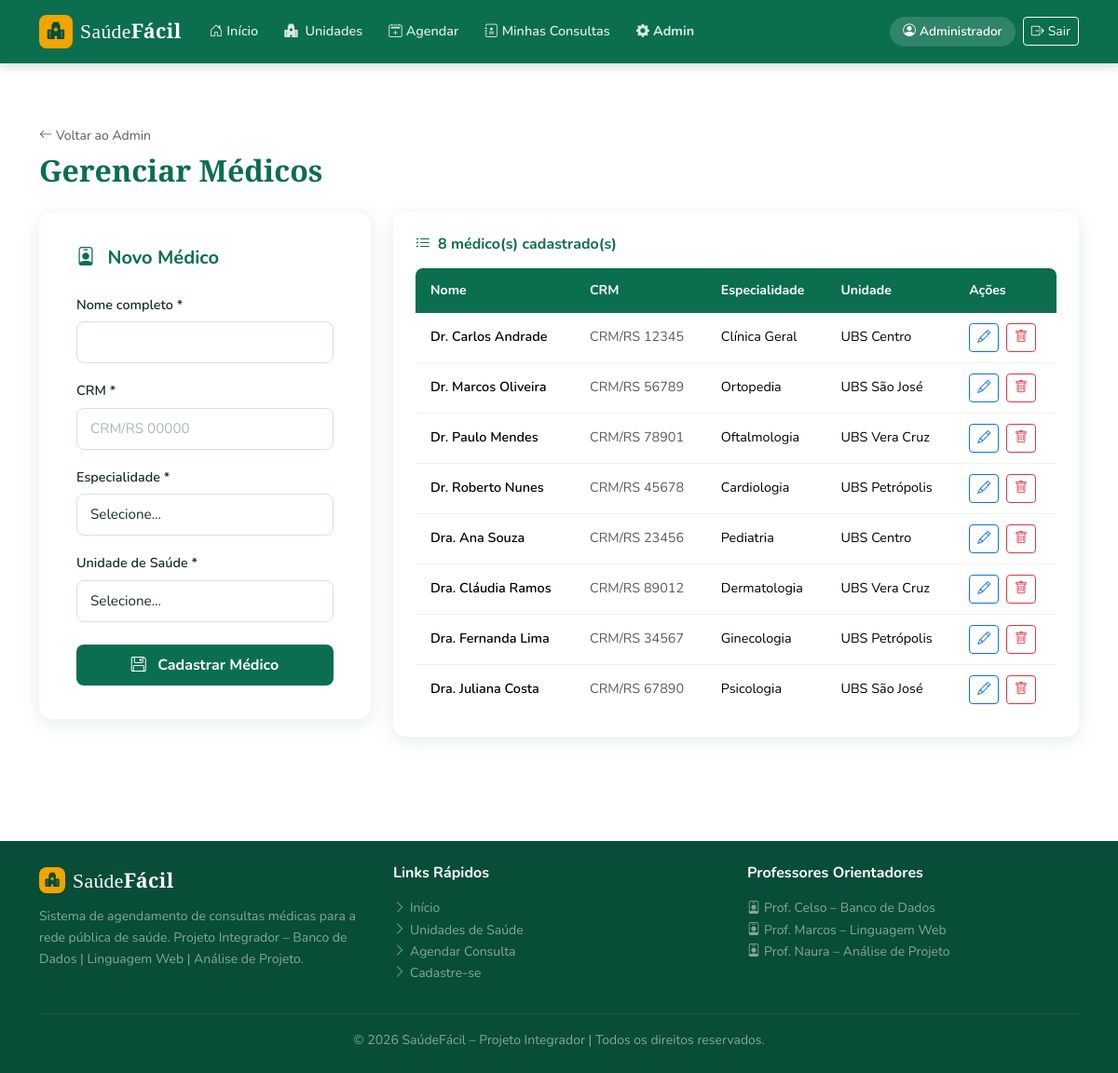
/pages/admin_medicos.php (signed in), run on the app's committed database.
### tables this page shows
CREATE TABLE IF NOT EXISTS medicos (
    id              INT AUTO_INCREMENT PRIMARY KEY,
    nome            VARCHAR(120) NOT NULL,
    crm             VARCHAR(20) NOT NULL UNIQUE,
    especialidade_id INT NOT NULL,
    unidade_id      INT NOT NULL,
    FOREIGN KEY (especialidade_id) REFERENCES especialidades(id),
    FOREIGN KEY (unidade_id) REFERENCES unidades(id)
);

CREATE TABLE IF NOT EXISTS especialidades (
    id          INT AUTO_INCREMENT PRIMARY KEY,
    nome        VARCHAR(100) NOT NULL,
    icone       VARCHAR(50) DEFAULT 'bi-heart-pulse'
);

CREATE TABLE IF NOT EXISTS unidades (
    id          INT AUTO_INCREMENT PRIMARY KEY,
    nome        VARCHAR(120) NOT NULL,
    endereco    VARCHAR(200),
    bairro      VARCHAR(80),
    cidade      VARCHAR(80) DEFAULT 'Passo Fundo',
    telefone    VARCHAR(20),
    ativo       TINYINT(1) DEFAULT 1
);

### pages/admin_medicos.php (the view, shortened to what this page needs)
<?php
$pdo = conectar();
$medicos = $pdo->query(
    "SELECT m.*, e.nome AS especialidade, u.nome AS unidade
     FROM medicos m
     JOIN especialidades e ON e.id = m.especialidade_id
     JOIN unidades u ON u.id = m.unidade_id
     ORDER BY m.nome"
)->fetchAll();
$editando = null;
require '../includes/header.php';
?>
<section class="sf-section">
<div class="container">
    <div class="d-flex align-items-center justify-content-between mb-4 flex-wrap gap-3">
        <div>
            <a href="admin.php" class="text-muted text-decoration-none small">
                <i class="bi bi-arrow-left me-1"></i>Voltar ao Admin
            </a>
            <h2 class="sf-section-title fw-bold mb-0 mt-1">Gerenciar Médicos</h2>
        </div>
    </div>
    <div class="row g-4">
        <div class="col-lg-4">
            <div class="sf-form-card card">
                <h5 class="fw-bold mb-4 text-sf-primary">
                    <i class="bi bi-person-badge me-2"></i>
                    <?= $editando ? 'Editar Médico' : 'Novo Médico' ?>
                </h5>
                <form method="POST" action="admin_medicos.php">
                    <div class="mb-3">
                        <label class="form-label fw-semibold">Nome completo *</label>
                        <input type="text" name="nome" class="form-control" required
                               value="<?= htmlspecialchars($editando['nome'] ?? '') ?>">
                    </div>
                    <div class="mb-3">
                        <label class="form-label fw-semibold">CRM *</label>
                        <input type="text" name="crm" class="form-control" required
                               placeholder="CRM/RS 00000"
                               value="<?= htmlspecialchars($editando['crm'] ?? '') ?>">
                    </div>
                    <div class="mb-3">
                        <label class="form-label fw-semibold">Especialidade *</label>
                        <select name="especialidade_id" class="form-select" required>
                            <option value="">Selecione...</option>
                        </select>
                    </div>
                    <div class="mb-4">
                        <label class="form-label fw-semibold">Unidade de Saúde *</label>
                        <select name="unidade_id" class="form-select" required>
                            <option value="">Selecione...</option>
                        </select>
                    </div>
                    <button type="submit" class="btn btn-sf-primary w-100">
                        <i class="bi bi-floppy me-2"></i>
                        <?= $editando ? 'Salvar Alterações' : 'Cadastrar Médico' ?>
                    </button>
                </form>
            </div>
        </div>
        <div class="col-lg-8">
            <div class="sf-card card p-4">
                <h6 class="fw-bold text-sf-primary mb-3">
                    <i class="bi bi-list-ul me-2"></i><?= count($medicos) ?> médico(s) cadastrado(s)
                </h6>
                <div class="table-responsive">
                    <table class="table sf-table align-middle mb-0">
                        <thead>
                            <tr>
                                <th>Nome</th><th>CRM</th><th>Especialidade</th><th>Unidade</th><th>Ações</th>
                            </tr>
                        </thead>
                        <tbody>
                            <?php foreach ($medicos as $m): ?>
                            <tr>
                                <td class="fw-semibold"><?= htmlspecialchars($m['nome']) ?></td>
                                <td class="small text-muted"><?= htmlspecialchars($m['crm']) ?></td>
                                <td><?= htmlspecialchars($m['especialidade']) ?></td>
                                <td class="small"><?= htmlspecialchars($m['unidade']) ?></td>
                                <td>
                                    <a href="admin_medicos.php?editar=<?= $m['id'] ?>"
                                       class="btn btn-sm btn-outline-primary me-1" title="Editar">
                                        <i class="bi bi-pencil"></i>
                                    </a>
                                    <form method="POST" style="display:inline;">
                                        <button type="submit" class="btn btn-sm btn-outline-danger btn-cancelar"
                                                title="Excluir">
                                            <i class="bi bi-trash"></i>
                                        </button>
                                    </form>
                                </td>
                            </tr>
                            <?php endforeach; ?>
                        </tbody>
                    </table>
                </div>
            </div>
        </div>
    </div>
</div>
</section>
<?php require '../includes/footer.php'; ?>

### css/base.css (style rules this page uses)
:root { --sf-primary: #0b6e4f; --sf-primary-d: #084d38; --sf-primary-l: #0d9e72; --sf-accent: #f0a500; --sf-accent-d: #d99200; --sf-light-bg: #f4faf7; --sf-text: #1a2e25; --sf-muted: #6c8c7e; --sf-white: #ffffff; --sf-border: #d4e4dc; --sf-danger: #c0392b; --sf-info: #2471a3; --sf-shadow-sm: 0 2px 8px rgba(11,110,79,.08); --sf-shadow-md: 0 4px 20px rgba(11,110,79,.12); --sf-shadow-lg: 0 10px 32px rgba(11,110,79,.18); --sf-radius-sm: 8px; --sf-radius: 14px; --sf-radius-lg: 20px; --sf-transition: .25s ease; --sf-font-body: 'Nunito', sans-serif; --sf-font-heading: 'Playfair Display', serif; }
*, *::before, *::after { box-sizing: border-box; }
body { font-family: var(--sf-font-body); color: var(--sf-text); background: var(--sf-white); line-height: 1.65; -webkit-font-smoothing: antialiased; }
h1, h2, h3, h4, h5, h6 { font-family: var(--sf-font-body); font-weight: 700; line-height: 1.3; }
a { color: var(--sf-primary); transition: color var(--sf-transition); }
.text-sf-primary { color: var(--sf-primary) !important; }
.sf-section { padding: 64px 0; }
.sf-section-title { font-family: var(--sf-font-heading); color: var(--sf-primary); }

### css/buttons.css (style rules this page uses)
.btn-sf-primary { background: var(--sf-primary); color: var(--sf-white); border: none; border-radius: var(--sf-radius-sm); font-weight: 700; font-family: var(--sf-font-body); padding: 10px 28px; transition: background var(--sf-transition), box-shadow var(--sf-transition); }

### css/cards.css (style rules this page uses)
.sf-card { border: none; border-radius: var(--sf-radius); box-shadow: var(--sf-shadow-md); background: var(--sf-white); transition: transform var(--sf-transition), box-shadow var(--sf-transition); }

### css/forms.css (style rules this page uses)
.sf-form-card { border: none; border-radius: var(--sf-radius); box-shadow: var(--sf-shadow-md); padding: 36px 40px; background: var(--sf-white); }
.sf-form-card .form-control, .sf-form-card .form-select { border-radius: var(--sf-radius-sm); border: 1.5px solid var(--sf-border); padding: 10px 14px; font-family: var(--sf-font-body); font-size: .95rem; color: var(--sf-text); background: var(--sf-white); transition: border-color var(--sf-transition), box-shadow var(--sf-transition); }
.sf-form-card .form-control::placeholder { color: #aabbb4; }
.sf-form-card .form-label { font-size: .9rem; margin-bottom: 6px; color: var(--sf-text); }

### css/tables.css (style rules this page uses)
.sf-table { width: 100%; border-collapse: separate; border-spacing: 0; }
.sf-table thead tr th { background: var(--sf-primary); color: var(--sf-white); font-weight: 700; font-size: .88rem; padding: 12px 16px; border: none; white-space: nowrap; }
.sf-table thead tr th:first-child { border-radius: var(--sf-radius-sm) 0 0 0; }
.sf-table thead tr th:last-child { border-radius: 0 var(--sf-radius-sm) 0 0; }
.sf-table tbody tr td { padding: 11px 16px; border-bottom: 1px solid #eef3f0; font-size: .9rem; vertical-align: middle; }
.sf-table tbody tr:last-child td { border-bottom: none; }

### data on the page
medicos: nome "Dr. Carlos Andrade", crm "CRM/RS 12345", especialidade.nome "Clínica Geral", unidade.nome "UBS Centro"
medicos: nome "Dr. Marcos Oliveira", crm "CRM/RS 56789", especialidade.nome "Ortopedia", unidade.nome "UBS São José"
medicos: nome "Dr. Paulo Mendes", crm "CRM/RS 78901", especialidade.nome "Oftalmologia", unidade.nome "UBS Vera Cruz"
medicos: nome "Dr. Roberto Nunes", crm "CRM/RS 45678", especialidade.nome "Cardiologia", unidade.nome "UBS Petrópolis"
medicos: nome "Dra. Ana Souza", crm "CRM/RS 23456", especialidade.nome "Pediatria", unidade.nome "UBS Centro"
medicos: nome "Dra. Cláudia Ramos", crm "CRM/RS 89012", especialidade.nome "Dermatologia", unidade.nome "UBS Vera Cruz"
medicos: nome "Dra. Fernanda Lima", crm "CRM/RS 34567", especialidade.nome "Ginecologia", unidade.nome "UBS Petrópolis"
medicos: nome "Dra. Juliana Costa", crm "CRM/RS 67890", especialidade.nome "Psicologia", unidade.nome "UBS São José"

### other printed values
$nomeUsuario "Administrador"
count($medicos) "8"
